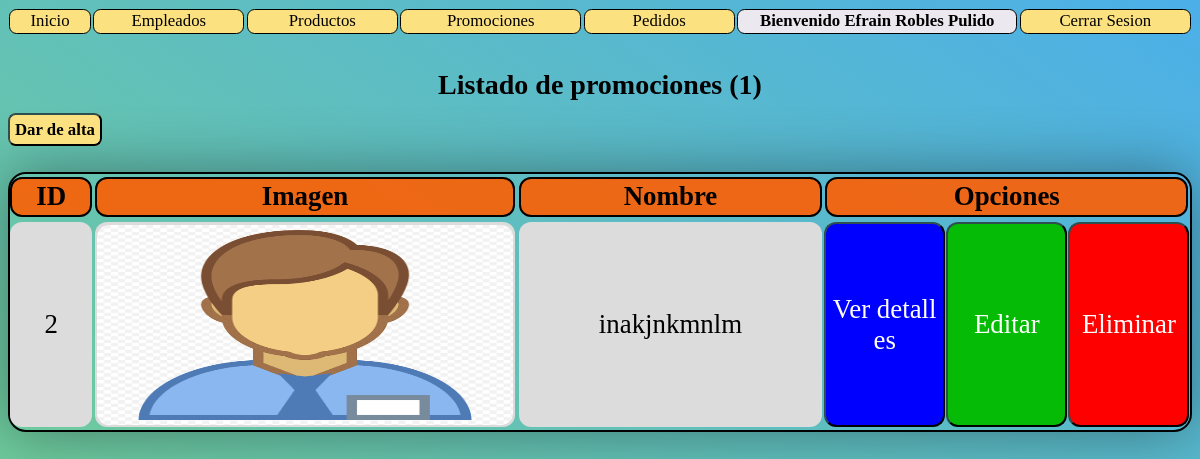
The page /B11-B12/Administrador/promociones_lista.php (signed in) on the database as committed earlier.
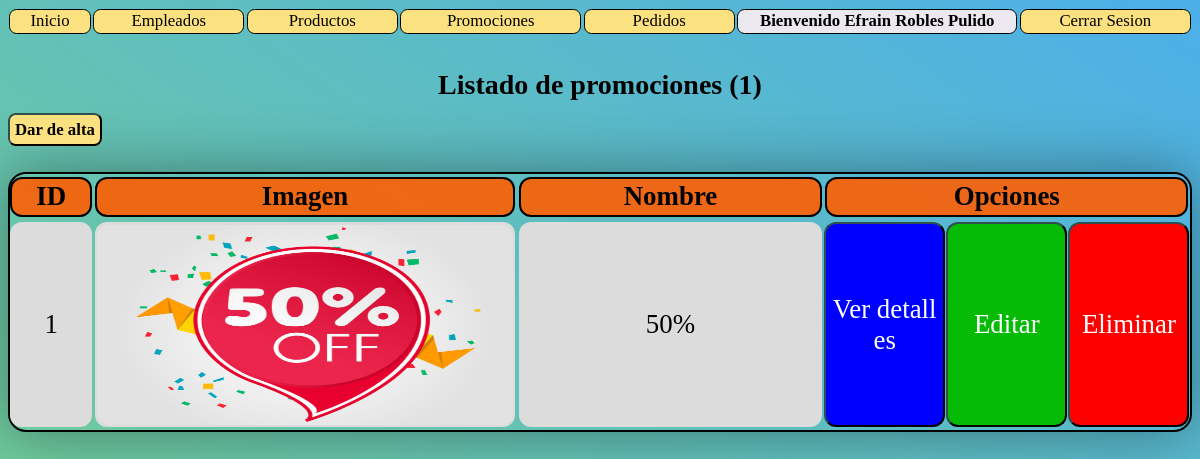
The same page on the database as committed later.
### tables this page shows
CREATE TABLE `promociones` (
  `id` int(11) NOT NULL,
  `nombre` varchar(128) NOT NULL,
  `archivo` varchar(64) NOT NULL,
  `status` int(1) NOT NULL DEFAULT 1,
  `eliminado` int(1) NOT NULL DEFAULT 0
);

### B11-B12/Administrador/promociones_lista.php (the view, shortened to what this page needs)
<?php
    $con = conecta();
?>
<html>
    <head>
        <link rel="stylesheet" type="text/css" href="./css/style_list.css?v=<?php echo time(); ?>">
    </head>
    <body>
        <?php
            include('menu.php');
            $sql = "SELECT * FROM promociones
                    WHERE status = 1 AND eliminado = 0";
            $res = $con->query($sql);
            $num = $res->num_rows;
            echo "<br><h1>Listado de promociones ($num)</h1>";
        ?>
        <a class='opciones' id="crearRegistro" href="./promociones_alta.php"><b>Dar de alta</b></a><br><br>
        <br>
        <div class="table">
            <div class='header'>
                <div id="id"><b>ID</b></div>
                <div id="imagen"><b>Imagen</b></div>
                <div id="nombre"><b>Nombre</b></div>
                <div id="opciones"><b>Opciones</b></div>
            </div>
            <?php
                while($row = $res->fetch_array()){
                    $id = $row["id"];
                    $nombre = $row["nombre"];
                    $archivo = $row["archivo"];
                    echo "
                    <div class='info$id'>
                        <div id='id'>$id</div>
                        <div id='imagen'><img src='./archivos/$archivo'></div>
                        <div id='nombre'>$nombre</div>
                        <a id='detalles' href='./promociones_detalles.php?id=$id'>Ver detalles</a>
                        <a id='editar' href='./promociones_editar.php?id=$id'>Editar</a>
                        <a id='eliminar' href='javascript:void(0);' onclick='eliminaAjax($id);'>Eliminar</a>
                    </div>";
                }
            ?>
        </div>
    </body>

Rows that differ between the two databases and show on the page:
removed promociones: id "2", archivo (picture), nombre "inakjnkmnlm"
now on this page (row edited): promociones: id "1", archivo (picture), nombre "50%"
